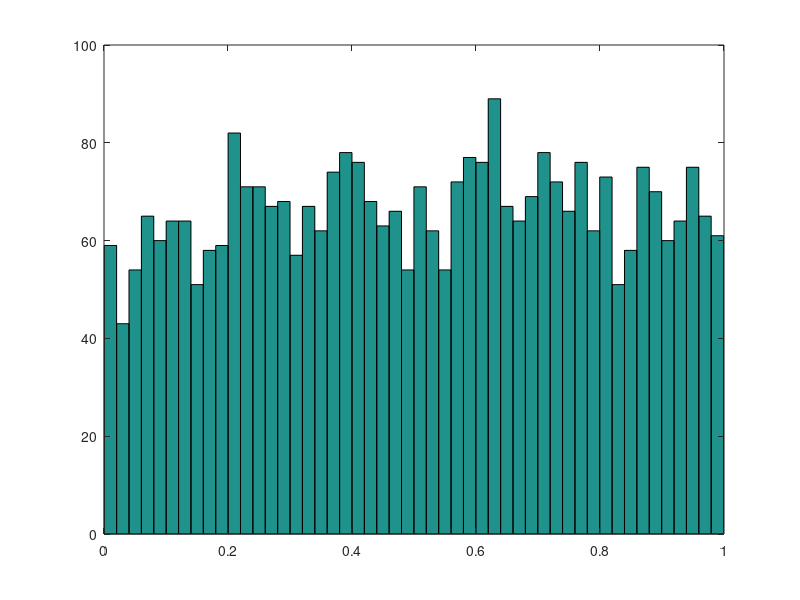

MATLAB code to generate this figure:

y=[];
i=1;
while i<100000
    y_i=4*randn(1,1);
    if y_i>0 && y_i<1
        y(i,1)=y_i;
        continue
    end
    i=i+1;
end

n=nnz(y) %9887
y_d=nonzeros(y);
length(y_d);
save y.dat y_d -ascii;
u=rand(length(y_d),1);
f_y=[];
for i=1:length(y_d)
    y_i=y_d(i,1);
    f_y(i,1)=1+2/3*y_i-y_i*y_i;
end
g_y=[];
for i=1:length(y_d)
    y_i=y_d(i,1);
    g_y(i,1)=4*(2/sqrt(2*pi)*exp(-(y_i^2)/2));
end

x=[];
for i=1:length(y_d)
    u_i=u(i,:);
    y_i=y_d(i,:);
    f_y_i=f_y(i,:);
    g_y_i=g_y(i,:);
    if u_i*10/9 <= f_y_i/g_y_i
        x(i,1)=y_i;
    else
        x(i,1)=0;
    end
end

x_d=nonzeros(x);

hist(x_d,50)

save x.dat x_d -ascii;    

